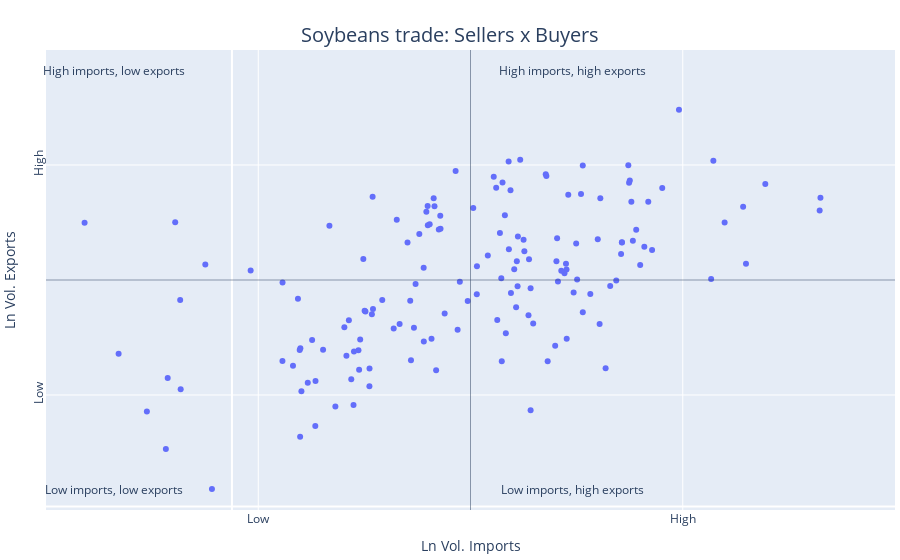

Notebook code cell kept with this figure:
### Code cell
fig = px.scatter(trade, x='ln_exports', y='ln_imports', hover_name=trade.index)

# calculate averages
x_avg = trade['ln_exports'].mean()
y_avg = trade['ln_imports'].mean()

# add horizontal and vertical lines
fig.add_vline(x=x_avg, line_width=1, opacity=0.5)
fig.add_hline(y=y_avg, line_width=1, opacity=0.5)

# set x limits
adj_x = max((trade['ln_exports'].max() - x_avg), (x_avg - trade['ln_exports'].min())) * 1.1
lb_x, ub_x = (x_avg - adj_x, x_avg + adj_x)
fig.update_xaxes(range = [lb_x, ub_x])

# set y limits
adj_y = max((trade['ln_imports'].max() - y_avg), (y_avg - trade['ln_imports'].min())) * 1.1
lb_y, ub_y = (y_avg - adj_y, y_avg + adj_y)
fig.update_yaxes(range = [lb_y, ub_y])

# update x tick labels
axis = ['Low', 'High']     
fig.update_layout(
    xaxis_title='Ln Vol. Imports',
    xaxis = dict(
        tickmode = 'array',
        tickvals = ([(x_avg - adj_x / 2), (x_avg + adj_x / 2)]),
        ticktext = axis
      )
    )

# update y tick labels
fig.update_layout(
    yaxis_title='Ln Vol. Exports',
    yaxis = dict(
        tickmode = 'array',
        tickvals = ([(y_avg - adj_y / 2), (y_avg + adj_y / 2)]),
        ticktext = axis,
        tickangle=270
        )
    ) 

fig.update_layout(margin=dict(t=50, l=5, r=5, b=50),
title={'text': 'Soybeans trade: Sellers x Buyers',
        'font_size': 20,
        'y':0.95,
        'x':0.5,
        'xanchor': 'center',
        'yanchor': 'top'})

fig.add_annotation(x=trade.ln_exports.min()+1, y=trade.ln_imports.min(),
                   text="Low imports, low exports",
                   showarrow=False)
fig.add_annotation(x=trade.ln_exports.min()+1, y=trade.ln_imports.max()+2,
                   text="High imports, low exports",
                   showarrow=False)
fig.add_annotation(x=trade.ln_imports.mean(), y=trade.ln_imports.min(),
                   text="Low imports, high exports",
                   showarrow=False)
fig.add_annotation(x=trade.ln_imports.mean(), y=trade.ln_imports.max()+2,
                   text="High imports, high exports",
                   showarrow=False)


fig.show()

### Figure 1 — Plotly figure (JSON) as saved in the notebook; plotly's stock layout.template omitted (floating-point values rounded to 4 significant figures; data arrays with more than 128 entries replaced by an {"elided": "..."} marker saying what was removed)
{"data": [{"hovertemplate": "<b>%{hovertext}</b><br><br>ln_exports=%{x}<br>ln_imports=%{y}<extra></extra>", "hovertext": {"elided": "151 str values"}, "legendgroup": "", "marker": {"color": "#636efa", "symbol": "circle"}, "mode": "markers", "name": "", "orientation": "v", "showlegend": false, "type": "scatter", "x": {"elided": "151 float values"}, "xaxis": "x", "y": {"elided": "151 float values"}, "yaxis": "y"}], "layout": {"annotations": [{"showarrow": false, "text": "Low imports, low exports", "x": -3.962, "y": 0.8838}, {"showarrow": false, "text": "High imports, low exports", "x": -3.962, "y": 22.07}, {"showarrow": false, "text": "Low imports, high exports", "x": 11.46, "y": 0.8838}, {"showarrow": false, "text": "High imports, high exports", "x": 11.46, "y": 22.07}], "legend": {"tracegroupgap": 0}, "margin": {"b": 50, "l": 5, "r": 5, "t": 50}, "shapes": [{"line": {"width": 1}, "opacity": 0.5, "type": "line", "x0": 8.033, "x1": 8.033, "xref": "x", "y0": 0, "y1": 1, "yref": "y domain"}, {"line": {"width": 1}, "opacity": 0.5, "type": "line", "x0": 0, "x1": 1, "xref": "x domain", "y0": 11.46, "y1": 11.46, "yref": "y"}], "title": {"font": {"size": 20}, "text": "Soybeans trade: Sellers x Buyers", "x": 0.5, "xanchor": "center", "y": 0.95, "yanchor": "top"}, "xaxis": {"anchor": "y", "domain": [0, 1], "range": [-6.261, 22.33], "tickmode": "array", "ticktext": ["Low", "High"], "tickvals": [0.886, 15.18], "title": {"text": "Ln Vol. Imports"}}, "yaxis": {"anchor": "x", "domain": [0, 1], "range": [-0.1737, 23.09], "tickangle": -90, "tickmode": "array", "ticktext": ["Low", "High"], "tickvals": [5.642, 17.27], "title": {"text": "Ln Vol. Exports"}}}}
